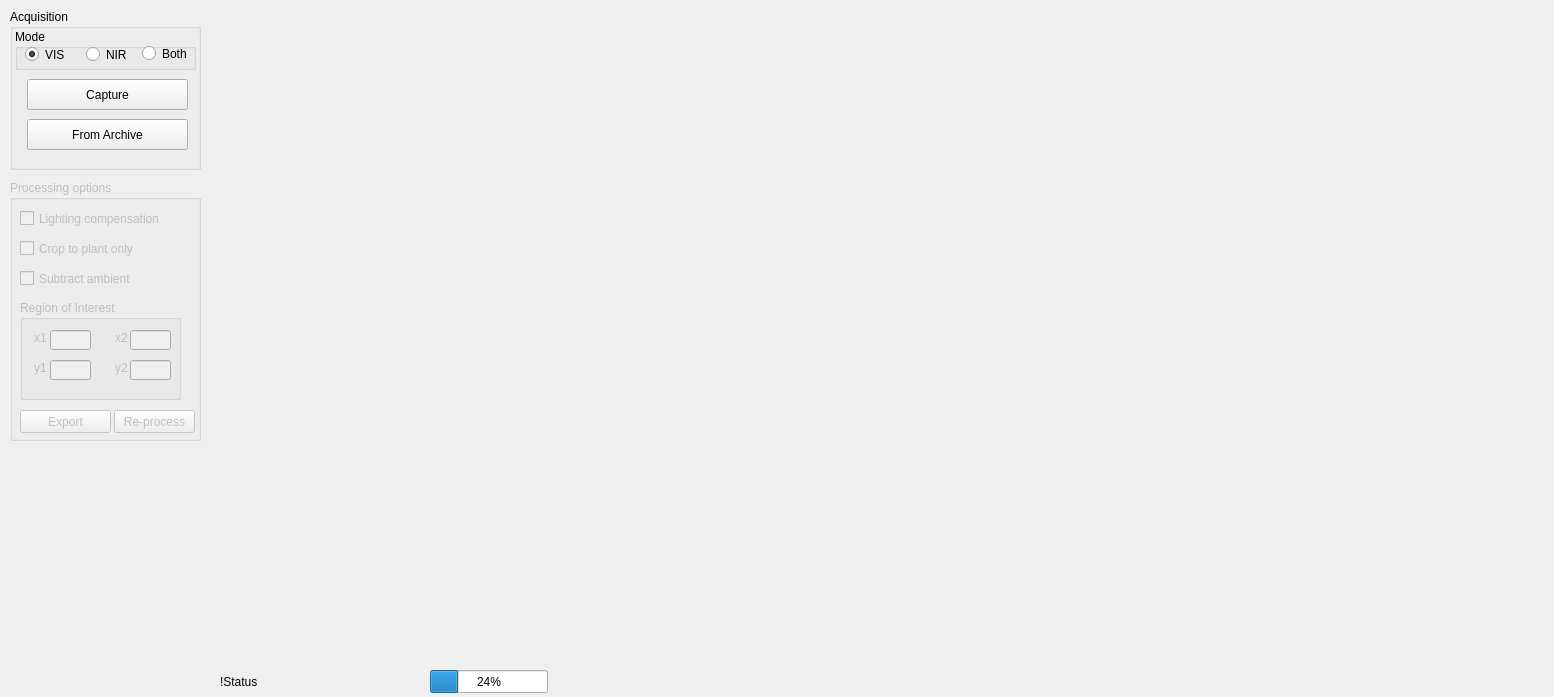
<?xml version="1.0" encoding="UTF-8"?>
<ui version="4.0">
 <class>MainWindow</class>
 <widget class="QMainWindow" name="MainWindow">
  <property name="geometry">
   <rect>
    <x>0</x>
    <y>0</y>
    <width>1554</width>
    <height>697</height>
   </rect>
  </property>
  <property name="windowTitle">
   <string>PS Acquisition Tool</string>
  </property>
  <property name="unifiedTitleAndToolBarOnMac">
   <bool>false</bool>
  </property>
  <widget class="QWidget" name="centralwidget">
   <widget class="QWidget" name="mplwindow" native="true">
    <property name="geometry">
     <rect>
      <x>0</x>
      <y>0</y>
      <width>211</width>
      <height>601</height>
     </rect>
    </property>
    <property name="sizePolicy">
     <sizepolicy hsizetype="Preferred" vsizetype="Preferred">
      <horstretch>0</horstretch>
      <verstretch>0</verstretch>
     </sizepolicy>
    </property>
    <widget class="QGroupBox" name="groupBox">
     <property name="geometry">
      <rect>
       <x>10</x>
       <y>9</y>
       <width>191</width>
       <height>161</height>
      </rect>
     </property>
     <property name="title">
      <string>Acquisition</string>
     </property>
     <widget class="QPushButton" name="btnCamera">
      <property name="geometry">
       <rect>
        <x>17</x>
        <y>70</y>
        <width>161</width>
        <height>31</height>
       </rect>
      </property>
      <property name="toolTip">
       <string>Acquire image from camera and display results</string>
      </property>
      <property name="text">
       <string>Capture</string>
      </property>
     </widget>
     <widget class="QPushButton" name="btnFromDir">
      <property name="geometry">
       <rect>
        <x>17</x>
        <y>110</y>
        <width>161</width>
        <height>31</height>
       </rect>
      </property>
      <property name="toolTip">
       <string>Process images from archive and display results</string>
      </property>
      <property name="text">
       <string>From Archive</string>
      </property>
     </widget>
     <widget class="QGroupBox" name="gbMode">
      <property name="geometry">
       <rect>
        <x>5</x>
        <y>20</y>
        <width>181</width>
        <height>41</height>
       </rect>
      </property>
      <property name="title">
       <string>Mode</string>
      </property>
      <widget class="QRadioButton" name="rbVIS">
       <property name="geometry">
        <rect>
         <x>10</x>
         <y>17</y>
         <width>51</width>
         <height>17</height>
        </rect>
       </property>
       <property name="text">
        <string>VIS</string>
       </property>
       <property name="checked">
        <bool>true</bool>
       </property>
      </widget>
      <widget class="QRadioButton" name="rbNIR">
       <property name="geometry">
        <rect>
         <x>71</x>
         <y>17</y>
         <width>51</width>
         <height>17</height>
        </rect>
       </property>
       <property name="text">
        <string>NIR</string>
       </property>
      </widget>
      <widget class="QRadioButton" name="rbVISNIR">
       <property name="geometry">
        <rect>
         <x>127</x>
         <y>16</y>
         <width>61</width>
         <height>17</height>
        </rect>
       </property>
       <property name="text">
        <string>Both</string>
       </property>
      </widget>
     </widget>
    </widget>
    <widget class="QGroupBox" name="grpConfigProperties">
     <property name="enabled">
      <bool>false</bool>
     </property>
     <property name="geometry">
      <rect>
       <x>10</x>
       <y>180</y>
       <width>191</width>
       <height>261</height>
      </rect>
     </property>
     <property name="title">
      <string>Processing options</string>
     </property>
     <widget class="QCheckBox" name="chkBoxLightingComp">
      <property name="geometry">
       <rect>
        <x>10</x>
        <y>30</y>
        <width>161</width>
        <height>17</height>
       </rect>
      </property>
      <property name="toolTip">
       <string>Compensates via inverse square law</string>
      </property>
      <property name="text">
       <string>Lighting compensation</string>
      </property>
      <property name="checked">
       <bool>false</bool>
      </property>
     </widget>
     <widget class="QCheckBox" name="chkBoxCrop2Plant">
      <property name="geometry">
       <rect>
        <x>10</x>
        <y>60</y>
        <width>141</width>
        <height>17</height>
       </rect>
      </property>
      <property name="toolTip">
       <string>Crops the reconstruction to the plant only (based on albedo thresholding)</string>
      </property>
      <property name="text">
       <string>Crop to plant only</string>
      </property>
     </widget>
     <widget class="QCheckBox" name="chkBoxSubtractAmbient">
      <property name="geometry">
       <rect>
        <x>10</x>
        <y>90</y>
        <width>141</width>
        <height>17</height>
       </rect>
      </property>
      <property name="toolTip">
       <string>Crops the reconstruction to the plant only (based on albedo thresholding)</string>
      </property>
      <property name="text">
       <string>Subtract ambient</string>
      </property>
     </widget>
     <widget class="QPushButton" name="btnRecalc">
      <property name="geometry">
       <rect>
        <x>104</x>
        <y>230</y>
        <width>81</width>
        <height>23</height>
       </rect>
      </property>
      <property name="toolTip">
       <string>Recalculate the normals etc using the selected settings</string>
      </property>
      <property name="text">
       <string>Re-process</string>
      </property>
     </widget>
     <widget class="QPushButton" name="btnExport">
      <property name="geometry">
       <rect>
        <x>10</x>
        <y>230</y>
        <width>91</width>
        <height>23</height>
       </rect>
      </property>
      <property name="sizePolicy">
       <sizepolicy hsizetype="Minimum" vsizetype="Minimum">
        <horstretch>0</horstretch>
        <verstretch>0</verstretch>
       </sizepolicy>
      </property>
      <property name="toolTip">
       <string>Archive the results of the current settings</string>
      </property>
      <property name="text">
       <string>Export</string>
      </property>
     </widget>
     <widget class="QGroupBox" name="groupBox_3">
      <property name="geometry">
       <rect>
        <x>10</x>
        <y>120</y>
        <width>161</width>
        <height>100</height>
       </rect>
      </property>
      <property name="toolTip">
       <string>Specify Manually or Draw a region in Nx</string>
      </property>
      <property name="title">
       <string>Region of Interest</string>
      </property>
      <widget class="QLineEdit" name="edtX1">
       <property name="geometry">
        <rect>
         <x>30</x>
         <y>30</y>
         <width>41</width>
         <height>20</height>
        </rect>
       </property>
       <property name="maxLength">
        <number>5</number>
       </property>
      </widget>
      <widget class="QLineEdit" name="edtX2">
       <property name="geometry">
        <rect>
         <x>110</x>
         <y>30</y>
         <width>41</width>
         <height>20</height>
        </rect>
       </property>
       <property name="maxLength">
        <number>5</number>
       </property>
      </widget>
      <widget class="QLineEdit" name="edtY2">
       <property name="geometry">
        <rect>
         <x>110</x>
         <y>60</y>
         <width>41</width>
         <height>20</height>
        </rect>
       </property>
      </widget>
      <widget class="QLineEdit" name="edtY1">
       <property name="geometry">
        <rect>
         <x>30</x>
         <y>60</y>
         <width>41</width>
         <height>20</height>
        </rect>
       </property>
       <property name="maxLength">
        <number>5</number>
       </property>
      </widget>
      <widget class="QLabel" name="label">
       <property name="geometry">
        <rect>
         <x>14</x>
         <y>30</y>
         <width>21</width>
         <height>16</height>
        </rect>
       </property>
       <property name="text">
        <string>x1</string>
       </property>
      </widget>
      <widget class="QLabel" name="label_3">
       <property name="geometry">
        <rect>
         <x>95</x>
         <y>30</y>
         <width>21</width>
         <height>16</height>
        </rect>
       </property>
       <property name="text">
        <string>x2</string>
       </property>
      </widget>
      <widget class="QLabel" name="label_4">
       <property name="geometry">
        <rect>
         <x>14</x>
         <y>60</y>
         <width>20</width>
         <height>16</height>
        </rect>
       </property>
       <property name="text">
        <string>y1</string>
       </property>
      </widget>
      <widget class="QLabel" name="label_5">
       <property name="geometry">
        <rect>
         <x>95</x>
         <y>60</y>
         <width>21</width>
         <height>16</height>
        </rect>
       </property>
       <property name="text">
        <string>y2</string>
       </property>
      </widget>
     </widget>
    </widget>
   </widget>
   <widget class="QWidget" name="mplwindow2" native="true">
    <property name="geometry">
     <rect>
      <x>211</x>
      <y>10</y>
      <width>661</width>
      <height>661</height>
     </rect>
    </property>
    <property name="sizePolicy">
     <sizepolicy hsizetype="Preferred" vsizetype="Preferred">
      <horstretch>0</horstretch>
      <verstretch>0</verstretch>
     </sizepolicy>
    </property>
    <layout class="QVBoxLayout" name="mplvl2"/>
   </widget>
   <widget class="QWidget" name="mplwindow3" native="true">
    <property name="geometry">
     <rect>
      <x>870</x>
      <y>10</y>
      <width>661</width>
      <height>661</height>
     </rect>
    </property>
    <property name="sizePolicy">
     <sizepolicy hsizetype="Preferred" vsizetype="Preferred">
      <horstretch>0</horstretch>
      <verstretch>0</verstretch>
     </sizepolicy>
    </property>
    <layout class="QVBoxLayout" name="mplvl3"/>
   </widget>
   <widget class="QProgressBar" name="pbProgress">
    <property name="geometry">
     <rect>
      <x>430</x>
      <y>670</y>
      <width>118</width>
      <height>23</height>
     </rect>
    </property>
    <property name="value">
     <number>24</number>
    </property>
   </widget>
   <widget class="QLabel" name="lblProgress">
    <property name="geometry">
     <rect>
      <x>220</x>
      <y>674</y>
      <width>201</width>
      <height>16</height>
     </rect>
    </property>
    <property name="text">
     <string>!Status</string>
    </property>
   </widget>
  </widget>
 </widget>
 <tabstops>
  <tabstop>rbVIS</tabstop>
  <tabstop>rbNIR</tabstop>
  <tabstop>rbVISNIR</tabstop>
  <tabstop>btnCamera</tabstop>
  <tabstop>btnFromDir</tabstop>
  <tabstop>chkBoxLightingComp</tabstop>
  <tabstop>chkBoxCrop2Plant</tabstop>
  <tabstop>chkBoxSubtractAmbient</tabstop>
  <tabstop>edtX1</tabstop>
  <tabstop>edtX2</tabstop>
  <tabstop>edtY1</tabstop>
  <tabstop>edtY2</tabstop>
  <tabstop>btnExport</tabstop>
  <tabstop>btnRecalc</tabstop>
 </tabstops>
 <resources/>
 <connections/>
</ui>
